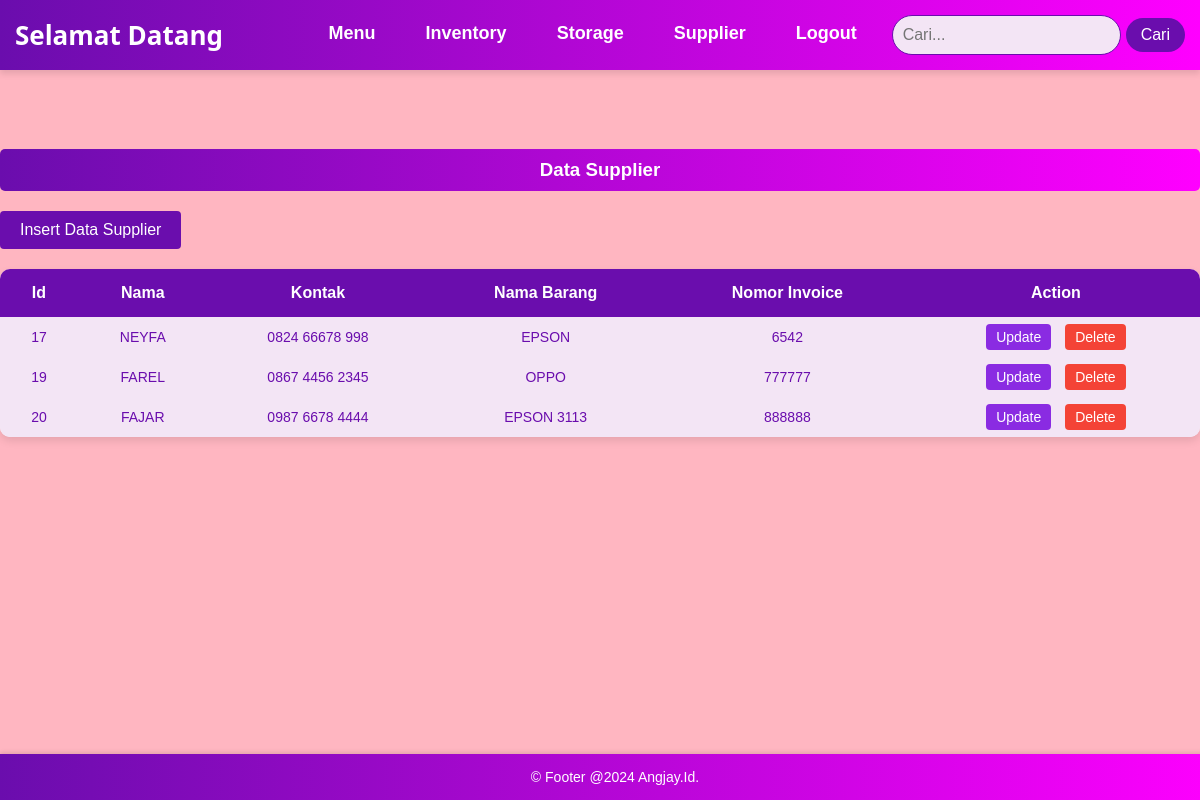
/vendor_supplier.php, run on the app's committed database.
### tables this page shows
CREATE TABLE `supplier` (
  `Id` int(15) NOT NULL,
  `Nama` varchar(30) NOT NULL,
  `Kontak` varchar(30) NOT NULL,
  `Nama_barang` varchar(30) NOT NULL,
  `Nomor_invoice` varchar(30) NOT NULL
);

### vendor_supplier.php (the view, shortened to what this page needs)
<?php
include 'navbar.php';
$query ="SELECT * FROM supplier";
$result = mysqli_query($con, $query);
?>
<div class="container">
<header><h3>Data Supplier</h3></header>
<a href="vendor_insert.php">
<button type="button" class="insert-button">Insert Data Supplier</button>
</a>
    <table border="1">
    <tr>
        <th>Id</th>
        <th>Nama</th>
        <th>Kontak</th>
        <th>Nama Barang</th>
        <th>Nomor Invoice</th>
        <th>Action</th>
    </tr>
    <?php
       while ($row = mysqli_fetch_assoc($result)) {?>
    <tr>
     <td><?php echo $row['Id'];?></td>
     <td><?php echo $row['Nama'];?></td>
     <td><?php echo $row['Kontak'];?></td>
     <td><?php echo $row['Nama_barang'];?></td>
     <td><?php echo $row['Nomor_invoice'];?></td>
     <td>
        <a href="vendor_update.php?id=<?php echo $row['Id']; ?>" class="action-button update-button">Update</a>
        <a href="vendor_delete.php?id=<?php echo $row['Id']; ?>" class="action-button delete-button" onclick="return confirm('Apakah Anda yakin ingin menghapus data ini?');">Delete</a>
     </td>
   </tr>
       <?php } ?>
    </table>
</div>

### navbar.php (style rules this page uses)
body { background-color: lightpink; font-family: Arial, sans-serif; margin: 0; padding: 0; color: white; }
table { width: 100%; border-collapse: collapse; margin-top: 20px; background-color: #f8f0fa; box-shadow: 0 4px 8px rgba(0, 0, 0, 0.1); border-radius: 10px; overflow: hidden; }
table, th, td { border: none; }
th { background-color: #6a0dad; color: white; font-weight: bold; text-align: center; padding: 15px; font-size: 16px; }
td { background-color: #f3e5f5; text-align: center; padding: 12px; color: #6a0dad; font-size: 14px; transition: background-color 0.3s ease; }
h3 { background: linear-gradient(to right, #6a0dad, #ff00ff); color: white; padding: 10px; border-radius: 5px; margin-bottom: 20px; text-align: center; }

### vendor_supplier.php (style rules this page uses)
.insert-button { background-color: #6a0dad; color: white; padding: 10px 20px; border: none; border-radius: 4px; cursor: pointer; font-size: 16px; }
.action-button { padding: 5px 10px; border: none; border-radius: 4px; cursor: pointer; font-size: 14px; text-decoration: none; color: white; }
.update-button { background-color: #8a2be2; margin-right: 10px; }
.delete-button { background-color: #f44336; color: white; }

### data on the page
supplier: Id "17", Nama "NEYFA", Kontak "0824 66678 998", Nama_barang "EPSON", Nomor_invoice "6542"
supplier: Id "19", Nama "FAREL", Kontak "0867 4456 2345", Nama_barang "OPPO", Nomor_invoice "777777"
supplier: Id "20", Nama "FAJAR", Kontak "0987 6678 4444", Nama_barang "EPSON 3113", Nomor_invoice "888888"
